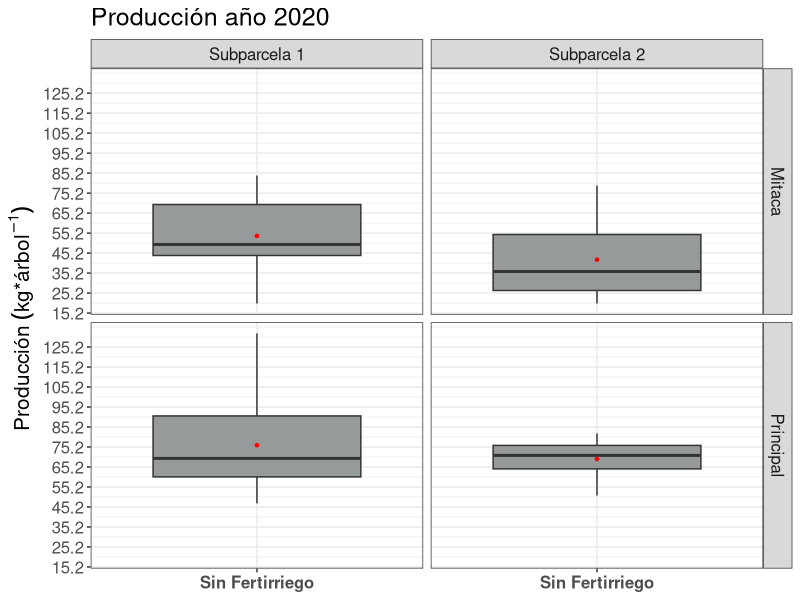
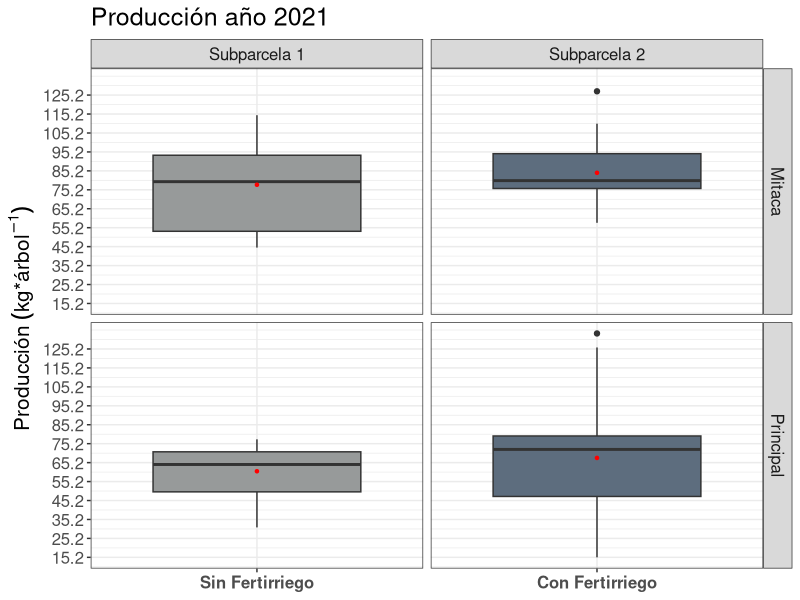
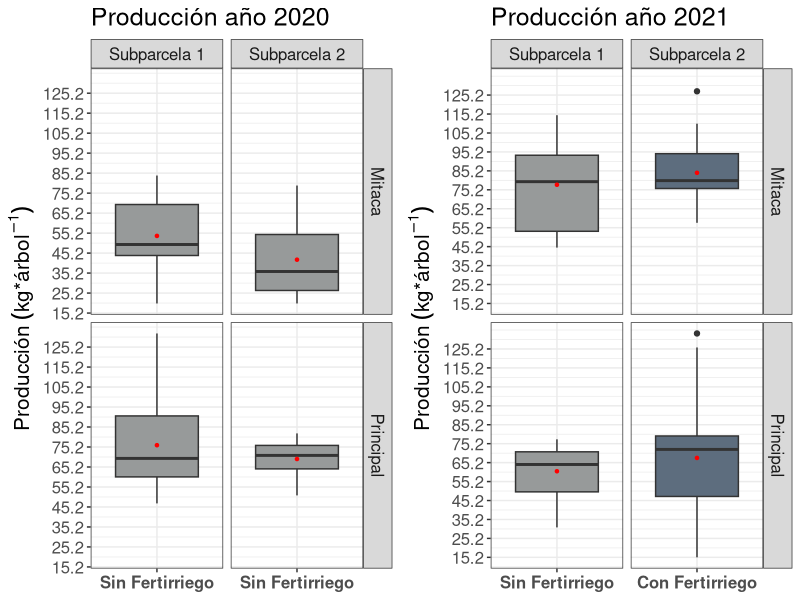
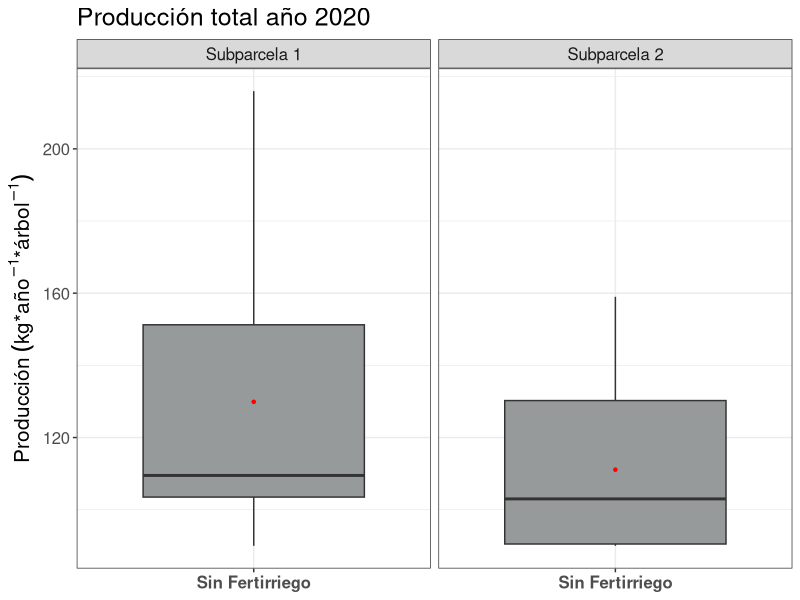
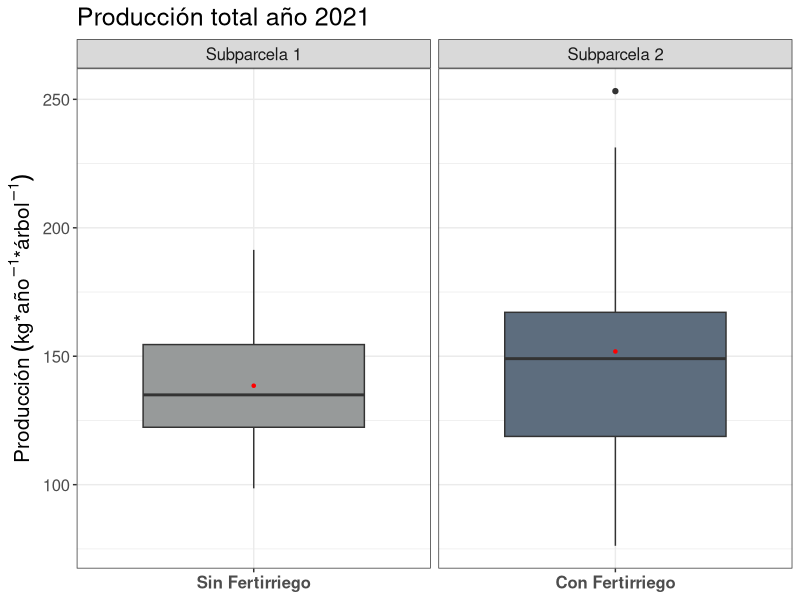
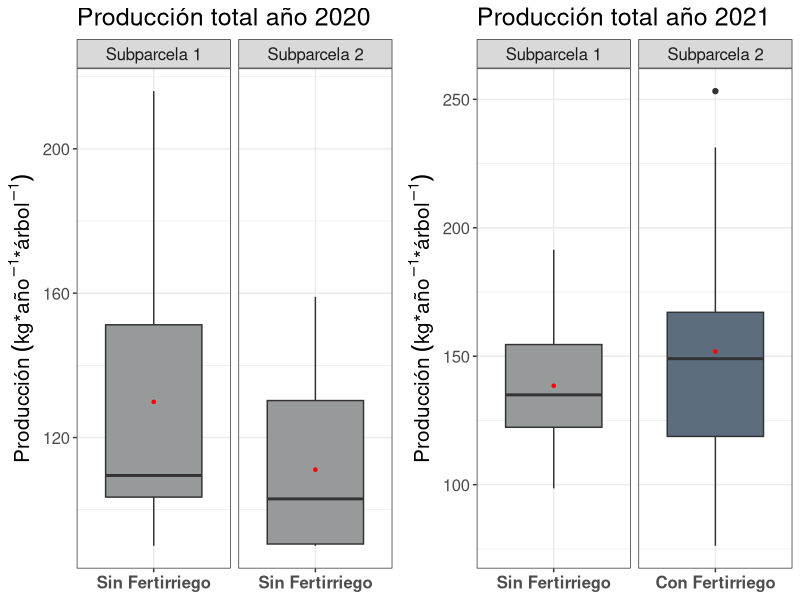
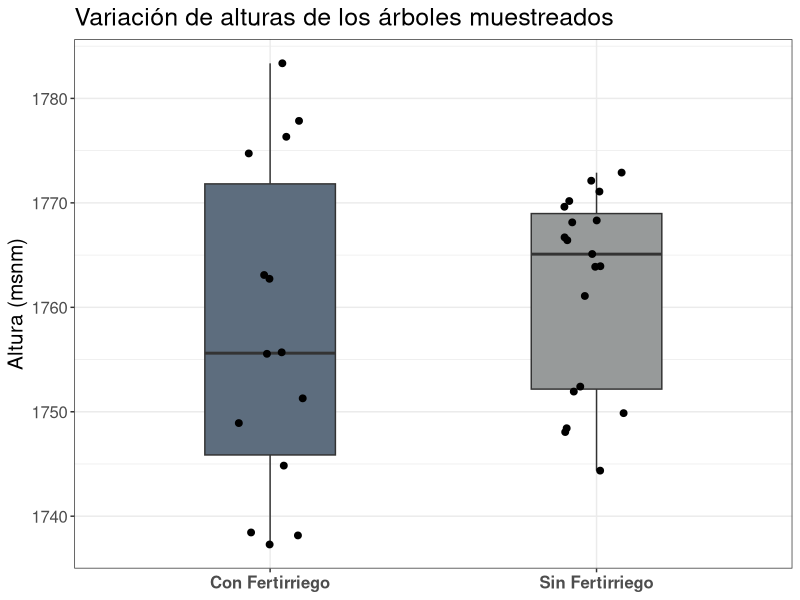
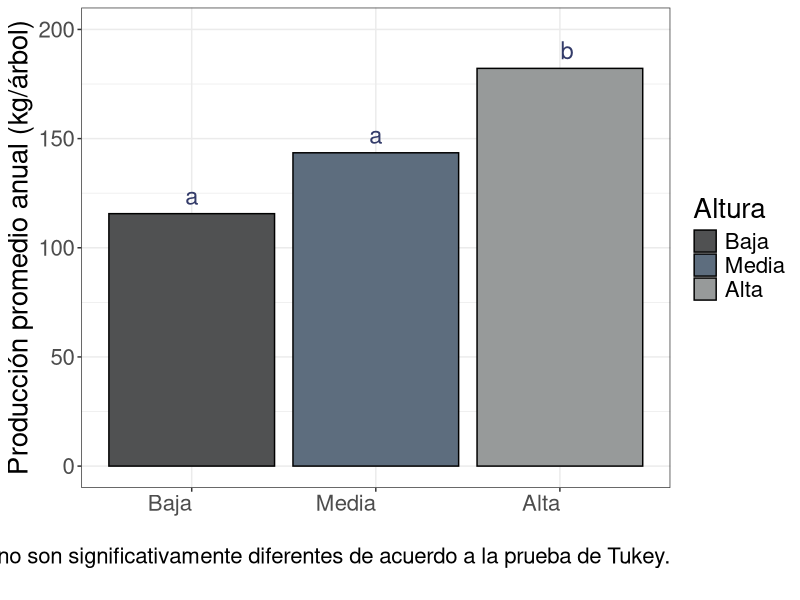

Write R code to recreate these figures, in order. (Note: this script raises an error after producing the figures.)
## ---- chunk 1
knitr::opts_chunk$set(echo = FALSE,
	message = FALSE,
	warning = FALSE,
	cache = FALSE,
	dpi = 300)

library(tidyverse)
library(kableExtra)
library(gridExtra)
library(emmeans)
library(multcomp)
library(broom)
## ---- chunk 2
data <- read.csv("Data/data.csv", sep = ";", header = T, na.strings = ".")

## ---- chunk 3
graph_1 <- data %>% dplyr::filter(Temporada == 2020) %>%  ggplot(aes(x = Tratamiento, y = Produccion_arbol, fill = Tratamiento)) +
  geom_boxplot(show.legend = F) +
  stat_summary(fun.y = mean, geom="point", shape=20, color="red", fill="red") +
  scale_fill_manual(values = c("#979a9a")) +
  labs(y = expression(Producción~(kg*"*"*árbol^-1)), x = NULL, title = "Producción año 2020") +
  scale_y_continuous(breaks = round(seq(min(data$Produccion_arbol), max(data$Produccion_arbol), by = 10), 1)) +
  facet_grid(Cosecha~Subparcela, scales = "free_x") +
  theme_bw() +
  theme(text = element_text(size = 15),
        axis.text.x = element_text(face="bold")) 
  

graph_1
## ---- chunk 4
graph_2 <- data %>% dplyr::filter(Temporada == 2021) %>%  ggplot(aes(x = Tratamiento, y = Produccion_arbol, fill = Tratamiento)) +
  geom_boxplot(show.legend = F) +
  stat_summary(fun.y = mean, geom="point", shape=20, color="red", fill="red") +
  scale_fill_manual(values = c("#5d6d7e", "#979a9a")) +
  labs(y = expression(Producción~(kg*"*"*árbol^-1)), x = NULL, title = "Producción año 2021") +
  scale_y_continuous(breaks = round(seq(min(data$Produccion_arbol), max(data$Produccion_arbol), by = 10), 1)) +
  theme_bw() +
  theme(text = element_text(size = 15),
        axis.text.x = element_text(face="bold")) +
  facet_grid(Cosecha~Subparcela, scales = "free_x")

graph_2
## ---- chunk 5
grid.arrange(graph_1, graph_2, ncol=2)
## ---- chunk 6
graph_3 <- data %>% group_by(Temporada, Subparcela, Rep, Tratamiento) %>% summarise(acum = sum(Produccion_arbol)) %>% 
  dplyr::filter(Temporada == 2020) %>% 
  ggplot(aes(x = Tratamiento, y = acum, fill = Tratamiento)) +
  geom_boxplot(show.legend = F) +
  stat_summary(fun.y = mean, geom="point", shape=20, color="red", fill="red") +
  scale_fill_manual(values = c("#979a9a")) +
  labs(y =expression(Producción~(kg*"*"*año^-1*"*"*árbol^-1)), x = NULL, title = "Producción total año 2020") +
  #scale_y_continuous(breaks = round(seq(min(data$Produccion_arbol), max(data$Produccion_arbol), by = 10), 1)) +
  theme_bw() +
  theme(text = element_text(size = 15),
        axis.text.x = element_text(face="bold")) +
  facet_grid(~Subparcela, scales = "free_x")
graph_3
## ---- chunk 7
graph_4 <- data %>% group_by(Temporada, Subparcela, Rep, Tratamiento) %>% summarise(acum = sum(Produccion_arbol)) %>% 
  dplyr::filter(Temporada == 2021) %>% 
  ggplot(aes(x = Tratamiento, y = acum, fill = Tratamiento)) +
  geom_boxplot(show.legend = F) +
  stat_summary(fun.y = mean, geom="point", shape=20, color="red", fill="red") +
  scale_fill_manual(values = c("#5d6d7e", "#979a9a")) +
  labs(y = expression(Producción~(kg*"*"*año^-1*"*"*árbol^-1)), x = NULL, title = "Producción total año 2021") +
  #scale_y_continuous(breaks = round(seq(min(data$Produccion_arbol), max(data$Produccion_arbol), by = 10), 1)) +
  theme_bw() +
  theme(text = element_text(size = 15),
        axis.text.x = element_text(face="bold")) +
  facet_grid(~Subparcela, scales = "free_x")
graph_4

## ---- chunk 8
grid.arrange(graph_3, graph_4, ncol=2)
## ---- chunk 9
pn_acum <- data %>% group_by(Temporada, Subparcela, Rep, Tratamiento, Altura) %>% summarise(acum = sum(Produccion_arbol))
## ---- chunk 10
pn_acum %>% dplyr::filter(Temporada == 2021) %>% ggplot(aes(x = Tratamiento, y = Altura)) +
  geom_boxplot(width=0.4, aes(fill= Tratamiento), show.legend = F) +
  scale_fill_manual(values = c("#5d6d7e", "#979a9a")) +
  geom_jitter(width = 0.1, size = 2) +
  labs(title = "Variación de alturas de los árboles muestreados", y = "Altura (msnm)", x = NULL) +
  theme_bw()+
  theme(text = element_text(size = 15),
        axis.text.x = element_text(face="bold"))
  
## ---- chunk 11
pn_acum_2021 <- pn_acum %>% dplyr::filter(Temporada == 2021) %>% 
  mutate(Altura_category = case_when(
    Altura <= 1750 ~ "Baja",
    Altura <= 1770 ~ "Media",
    Altura > 1770 ~ "Alta"
    )
  ) 

pn_acum_2021$Altura_category = as.factor(pn_acum_2021$Altura_category)
## ---- chunk 12
mod.aguacate <- lm(acum ~ Tratamiento + Altura_category, data = pn_acum_2021)
# ANOVA para mostrar
ao_aguacate <- anova(mod.aguacate)

## ---- chunk 13

# Mean comparisons by Finca
mean_comparisons_altura <- mod.aguacate %>% 
  emmeans(pairwise ~ "Altura_category", adjust="tukey") %>% 
  pluck("emmeans") %>% 
  cld(details=TRUE, Letters=letters) # add letter display

## ---- chunk 14
# plotting Results for Tto para mostrar
mean_comparisons_altura$emmeans$Altura_category <- factor(mean_comparisons_altura$emmeans$Altura_category, levels = c("Baja", "Media", "Alta"))

ggplot() +
    geom_col(
    data = mean_comparisons_altura$emmeans,
    aes(y = emmean, x = reorder(Altura_category, emmean), fill = Altura_category), col = "black") +
  # red letters 
  geom_text(
    data = mean_comparisons_altura$emmeans,
    aes(y = emmean, x = Altura_category, label = .group, vjust=-0.5),
    color = "#333b69", size = 6
  ) + 
  scale_fill_manual(values = c("#505152", "#5d6d7e", "#979a9a")) +
  ylim(c(0, 200)) + # force y-axis to start at 0
  ylab("Producción promedio anual (kg/árbol)") + # label y-axis      # label x-axis
  labs(x = NULL, fill = "Altura", caption = "
       Promedios con letras iguales no son significativamente diferentes de acuerdo a la prueba de Tukey.
       ") +
  theme_bw() +
  theme(text = element_text(size = 20),
        axis.text.x = element_text(hjust = 1)) # clearer plot format 
## ---- chunk 15
r_cor <- round(cor(pn_acum_2021$acum, pn_acum_2021$Altura, method = "pearson"),3)

pn_acum_2021 %>% ggplot(aes(x = Altura, y = acum)) +
  labs(x = "Altura (msnm)", y = "Producción anual (kg/árbol)") +
  geom_point(size = 3, alpha = 0.6) +
  #scale_color_manual(values = c("#5d6d7e", "#979a9a")) +
  geom_smooth(method = "lm", se = F, color = "black") +
  geom_text(aes(label = paste("r =",r_cor)),
            x = 1765, y = 225, size = 5) +
  theme_bw() +
  theme(text = element_text(size = 20),
        axis.text.x = element_text(face="bold"))

## ---- chunk 16
pn_acum_2021 %>% ggplot(aes(x = Altura, y = acum, color = Tratamiento)) +
  labs(x = "Altura (msnm)", y = "Producción anual (kg/árbol)") +
  geom_point(aes(shape = Tratamiento), size = 3, color = "black", alpha = 0.6, show.legend = F) +
  #scale_color_manual(values = c("#5d6d7e", "#979a9a")) +
  geom_smooth(method = "lm", se = F, color = "black") +
  theme_bw() +
  theme(text = element_text(size = 20),
        axis.text.x = element_text(face="bold")) +
  facet_wrap(~Tratamiento)
## ---- chunk 17
Calidad_fruto <- read.csv("Data/Calidad_fruto.csv", sep = ";", header = T, na.strings = ".")
Calidad_fruto <- Calidad_fruto %>% dplyr::select(!Peso_fruto)
Calidad_fruto <- Calidad_fruto %>% dplyr::mutate(Peso_fruto = (Peso_corteza+Peso_meso+Peso_semilla),
                                                 Porc_pulpa = (Peso_meso/(Peso_corteza+Peso_meso+Peso_semilla))*100)

Calidad_fruto <- Calidad_fruto %>% relocate(Peso_fruto, Porc_pulpa, .after = Cosecha)

Calidad_fruto <- Calidad_fruto %>% relocate(Peso_meso, Peso_corteza, Peso_semilla, .before = Porc_pulpa)

## ---- chunk 18
library(corrplot)

res <- cor(use = "na.or.complete", Calidad_fruto %>% dplyr::select(-c("Subparcela", "Muestra", "Cosecha", "Forma__corteza")))
corrplot(res, type = "upper", order = "hclust", 
         tl.col = "black", tl.srt = 45, cl.cex = 2, tl.cex = 1.5)
## ---- chunk 19
res_Traviesa <- cor(use = "na.or.complete", Calidad_fruto %>% dplyr::filter(Cosecha == "Traviesa") %>% dplyr::select(-c("Subparcela", "Muestra", "Cosecha", "Forma__corteza", "pH_endo")))
corrplot(res_Traviesa, type = "upper", tl.col = "black", tl.srt = 45, cl.cex = 2, tl.cex = 1.5)

## ---- chunk 20
res_principal <- cor(use = "na.or.complete", Calidad_fruto %>% dplyr::filter(Cosecha == "Principal") %>% dplyr::select(-c("Subparcela", "Muestra", "Cosecha", "Forma__corteza", "pH_endo")))
corrplot(res_principal, type = "upper", tl.col = "black", tl.srt = 45, cl.cex = 2, tl.cex = 1.5)
## ---- chunk 21
boxp_prom_calidad <- Calidad_fruto %>% dplyr::filter(Cosecha == "Principal")


ggplot(boxp_prom_calidad, aes(x = Subparcela, y = Peso_fruto)) +
  geom_bar(stat = 'summary', aes(fill= Subparcela), col = "black", show.legend = F) +
  scale_fill_manual(values = c("#5d6d7e", "#979a9a")) +
  stat_summary(aes(label = round(..y..,2)), fun.y=mean, geom="text",
               vjust = -0.5, size = 6) +
  labs(y = "Peso de fruto (g)", title = "Peso de fruto", x = NULL) +
  theme_bw() +
  theme(axis.text.x = element_text(face="bold"),
        text = element_text(size = 15)) 
## ---- chunk 22
ggplot(boxp_prom_calidad, aes(x = Subparcela, y = Peso_meso, fill = Subparcela)) +
  geom_bar(stat = 'summary', aes(fill= Subparcela), show.legend = F, col = "black") +
  scale_fill_manual(values = c("#5d6d7e", "#979a9a")) +
  stat_summary(aes(label = round(..y..,2)), fun.y=mean, geom="text",
               vjust = -0.5,  size = 6) +
  theme(legend.position = "top") +
  labs(y = "Peso de mesocarpio (g)", title = "Peso de mesocarpio", x = NULL) +
  theme_bw() +
  theme(axis.text.x = element_text(face="bold"),
        text = element_text(size = 15)) 
## ---- chunk 23
ggplot(boxp_prom_calidad, aes(x = Subparcela, y = Peso_corteza, fill = Subparcela)) +
  geom_bar(stat = 'summary', aes(fill= Subparcela), show.legend = F, col = "black") +
  scale_fill_manual(values = c("#5d6d7e", "#979a9a")) +
  stat_summary(aes(label = round(..y..,2)), fun.y=mean, geom="text",
               vjust = -0.5, size = 6) +
  theme(legend.position = "top") +
  labs(y = "Peso de corteza (g)", title = "Peso de corteza",  x = NULL) +
  theme_bw() +
  theme(axis.text.x = element_text(face="bold"),
        text = element_text(size = 15)) 
## ---- chunk 24
ggplot(boxp_prom_calidad, aes(x = Subparcela, y = Peso_semilla, fill = Subparcela)) +
  geom_bar(stat = 'summary', aes(fill= Subparcela), show.legend = F, col = "black") +
  scale_fill_manual(values = c("#5d6d7e", "#979a9a")) +
  stat_summary(aes(label = round(..y..,2)), fun.y=mean, geom="text",
               vjust = -0.5, size = 6) +
  labs(y = "Peso de semilla (g)", title = "Peso de semilla",  x = NULL) +
  theme_bw() +
  theme(axis.text.x = element_text(face="bold"),
        text = element_text(size = 15))
## ---- chunk 25

ggplot(boxp_prom_calidad, aes(x = Subparcela, y = Porc_pulpa, fill = Subparcela)) +
  geom_bar(stat = 'summary', aes(fill= Subparcela), show.legend = F, col = "black") +
  scale_fill_manual(values = c("#5d6d7e", "#979a9a")) +
  stat_summary(aes(label = round(..y..,2)), fun.y=mean, geom="text",
               vjust = -0.5, size = 6) +
  labs(y = "Porcentaje de pulpa (%)", title = "Porcentaje de pulpa",  x = NULL)+
  theme_bw() +
  theme(axis.text.x = element_text(face="bold"),
        text = element_text(size = 15))
## ---- chunk 26

ggplot(boxp_prom_calidad, aes(x = Subparcela, y = Acidez_endo, fill = Subparcela)) +
  geom_bar(stat = 'summary', aes(fill= Subparcela), show.legend = F, col = "black") +
  scale_fill_manual(values = c("#5d6d7e", "#979a9a")) +
  stat_summary(aes(label = round(..y..,2)), fun.y=mean, geom="text",
               vjust = -0.5, size = 6) +
  labs(y = "Acidez (% ácido tartárico)", title = "% de acidez", x = NULL) +
  theme_bw() +
  theme(axis.text.x = element_text(face="bold"),
        text = element_text(size = 15))

## ---- chunk 27
ggplot(boxp_prom_calidad, aes(x = Subparcela, y = Grados_brix_endo, fill = Subparcela)) +
  geom_bar(stat = 'summary', aes(fill= Subparcela), show.legend = F, col = "black") +
  scale_fill_manual(values = c("#5d6d7e", "#979a9a")) +
  stat_summary(aes(label = round(..y..,2)), fun.y=mean, geom="text", size=6,
               vjust = -0.4) +
  labs(y = "ºBrix", title = "ºBrix", x = NULL) +
  theme_bw() +
  theme(axis.text.x = element_text(face="bold"),
        text = element_text(size = 15))
## ---- chunk 28

ggplot(boxp_prom_calidad, aes(x = Subparcela, y = Grasa.total_endo, fill = Subparcela)) +
  geom_bar(stat = 'summary', aes(fill= Subparcela), show.legend = F, col = "black") +
  scale_fill_manual(values = c("#5d6d7e", "#979a9a")) +
  stat_summary(aes(label = round(..y..,2)), fun.y=mean, geom="text", size=6,
               vjust = -0.4) +
  labs(y = "Grasa total (g/100 g)", title = "Grasa Total", x = NULL) +
  theme_bw() +
  theme(axis.text.x = element_text(face="bold"),
        text = element_text(size = 15))
## ---- chunk 29

ggplot(boxp_prom_calidad, aes(x = Subparcela, y = Fibra.cruda_endo, fill = Subparcela)) +
  geom_bar(stat = 'summary', aes(fill= Subparcela), show.legend = F, col = "black") +
  scale_fill_manual(values = c("#5d6d7e", "#979a9a")) +
  stat_summary(aes(label = round(..y..,2)), fun.y=mean, geom="text", size=6,
               vjust = -0.4) +
  labs(y = "Fibra total (g/100 g)", title = "Fibra Total", x = NULL) +
  theme_bw() +
  theme(axis.text.x = element_text(face="bold"),
        text = element_text(size = 15))
